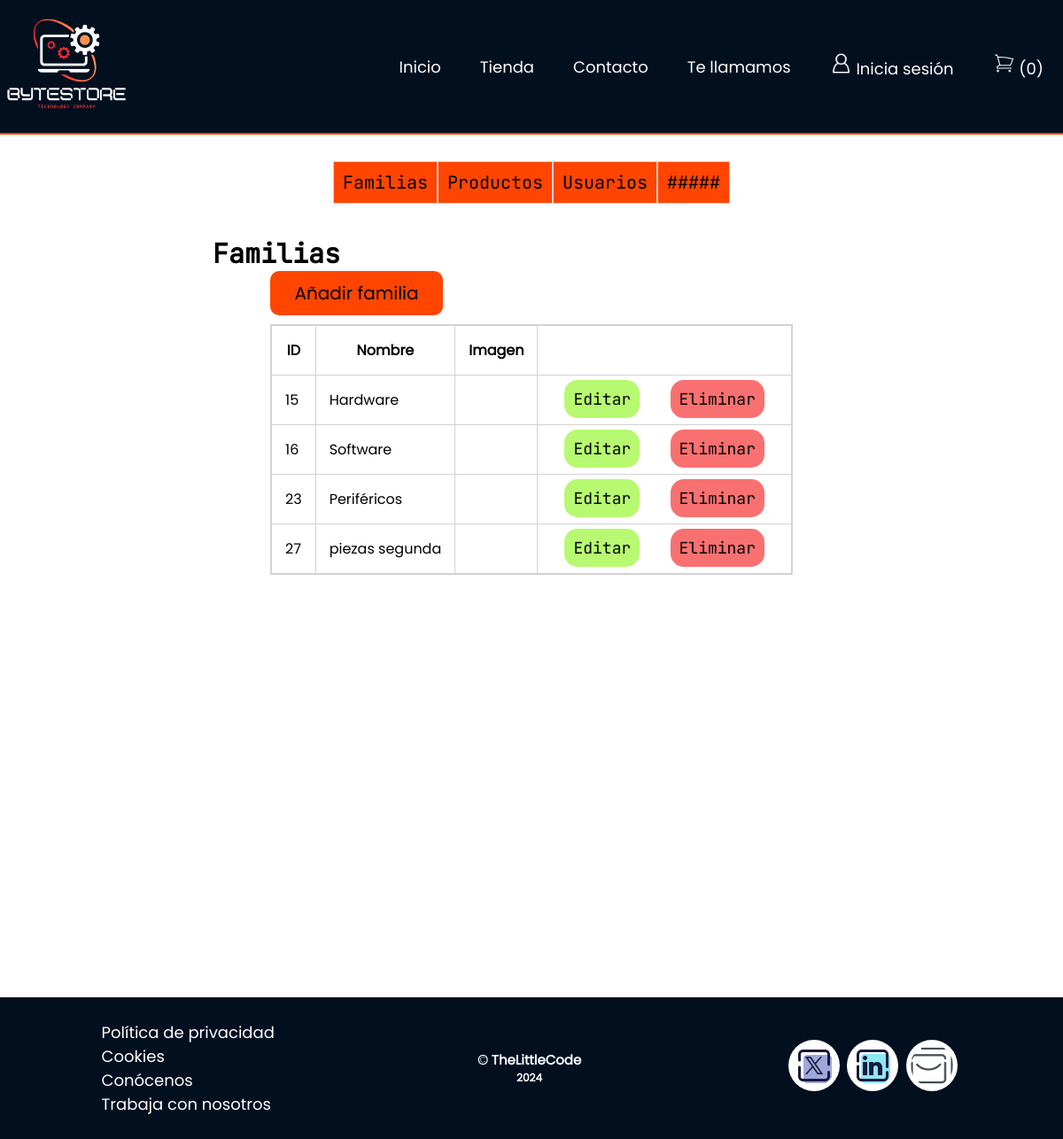
The page /panel_control/familias/index.php on the database as committed earlier.
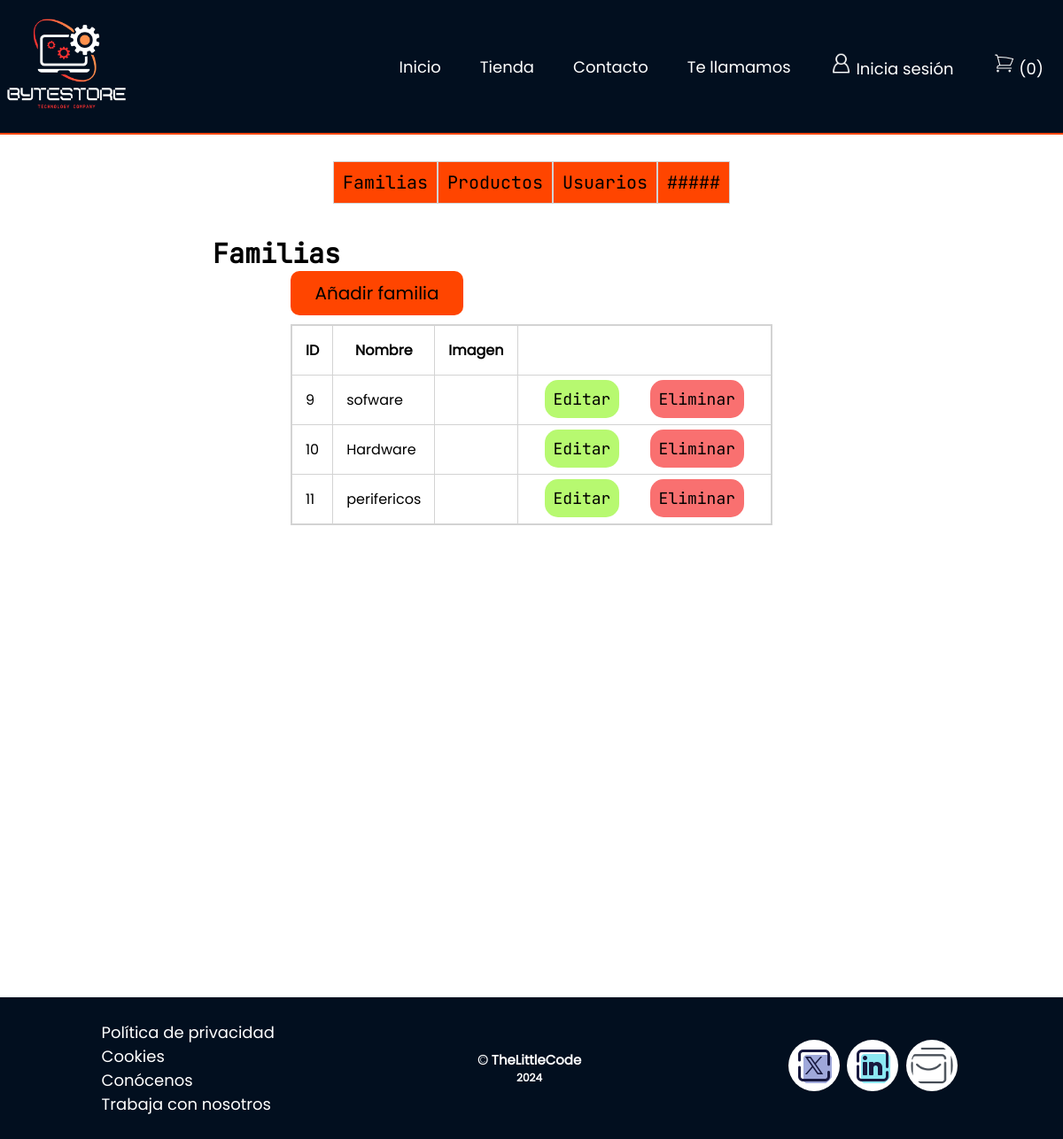
The same page on the database as committed later.
### tables this page shows
CREATE TABLE `familias` (
  `id` int(11) NOT NULL COMMENT 'Primary Key',
  `name` varchar(255) DEFAULT NULL,
  `Imagen` varchar(255) DEFAULT NULL COMMENT 'Imagen'
);

### panel_control/familias/index.php (the view, shortened to what this page needs)
<?php
include ('../../templates/header.php');
include ('../../bd.php');
?>
<?php
$sentencia = $conexion->prepare("SELECT * FROM familias");
$sentencia->execute();
$lista_familias = $sentencia->fetchAll(PDO::FETCH_ASSOC);
?>
<div class="second-menu">
    <div class="second-nav">
        <ul class="second-menu">
            <li><a href="/panel_control/familias/index.php" class="btn-secondMenu">Familias</a></li>
            <li><a href="/panel_control/productos/index.php" class="btn-secondMenu">Productos</a></li>
            <li><a href="/panel_control/usuarios/index.php" class="btn-secondMenu">Usuarios</a></li>
            <li><a href="#" class="btn-secondMenu">#####</a></li>
        </ul>
    </div>
</div>
<h4>Familias</h4>
<section class="main-Tablas">
    <div class="card-table">
        <div class="card-header">
            <a href="crear.php" class="btn-primary">
                Añadir familia
            </a>
        </div>
        <div class="card-body">
            <div class="main-table">
                <table class="table">
                    <thead>
                        <tr>
                            <th>ID</th>
                            <th>Nombre</th>
                            <th>Imagen</th>
                        </tr>
                    </thead>
                    <tbody>
                        <?php
                        foreach ($lista_familias as $registro) {
                            ?>
                            <tr>
                                <td> <?php echo $registro['id']; ?> </td>
                                <td> <?php echo $registro['name']; ?> </td>
                                <td> <?php echo $registro['Imagen']; ?> </td>
                                <td>
                                    <a class="btn-info" href="editar.php?txtID=<?php echo $registro['id']; ?>">Editar</a>
                                    <a class="btn-danger" href="index.php?txtID=<?php echo $registro['id']; ?>">Eliminar</a>
                                </td>
                            </tr>
                        <?php } ?>
                    </tbody>
                </table>
            </div>
        </div>
</section>
<?php
include ('../../templates/footer.php');
?>

### templates/header.php (shortened to what this page needs)
<!DOCTYPE html>
<html lang="es">
<head>
    <link rel="stylesheet" type="text/css" href="/assets/css/index.css">
    <link rel="stylesheet" type="text/css" href="/assets/css/tienda.css">
    <link rel="stylesheet" type="text/css" href="/assets/css/contacto.css">
    <link rel="stylesheet" type="text/css" href="/assets/css/llamar.css">
    <link rel="stylesheet" type="text/css" href="/assets/css/index_Control.css">
    <link rel="stylesheet" type="text/css" href="/assets/css/indexTablas.css">
    <link rel="stylesheet" type="text/css" href="/assets/css/crearTablas.css">
    <link rel="stylesheet" type="text/css" href="/assets/css/carrito.css">
    <link rel="stylesheet" href="text/css" href="/assets/css/switchUsuarios.css">
</head>
<body>
    <header>
        <div class="wrap">
            <div class="logotipo" id="logotipo">
                    <a href="/index.php">
                    <img src="/assets/img/logotipo.png" alt="logotipo">
                </a>
            </div>
            <nav class="nav">
                <ul class="menu">
                    <li>
                        <a href="/index.php">Inicio</a>
                    </li>
                    <li>
                        <a href="/tienda.php">Tienda</a>
                    </li>
                    <li>
                        <a href="/contacto.php">Contacto</a>
                    </li>
                    <li>
                        <a href="/llamar.php">Te llamamos</a>
                    </li>
                    <?php if (isset($_SESSION['user_id'])) { ?>
                        <li>
                            <a href="/login/index.php" id="login">
                                <img class="social-icon" src="/assets/img/user.png" alt="Icono-social">
                            </a>
                        </li>
                    <?php } else { ?>
                        <li>
                            <a href="/login/index.php" id="login">
                                <img class="social-icon" src="/assets/img/user.png" alt="Icono-social">
                                Inicia sesión
                            </a>
                        </li>
                    <?php } ?>
                    <li>
                        <a href="/mostrarCarrito.php">
                            <span>(<?php echo (empty($_SESSION['CARRITO'])) ? 0 : count($_SESSION['CARRITO']); ?>)</span>
                        </a>
                    </li>
                </ul>
            </nav>
        </div>
    </header>

### templates/footer.php
<footer>
    <div class="apart">
        <ul>
            <li><a href="#">Política de privacidad</a></li>
            <li><a href="#">Cookies</a></li>
            <li><a href="#">Conócenos</a></li>
            <li><a href="#">Trabaja con nosotros </a></li>
        </ul>
    </div>
    <div class="credits">
        <h5>&copy; TheLittleCode</h5>
        <h6>2024</h6>
    </div>
    <div class="social-media">
        <ul>
            <li>
                <a href="#"> <img src="assets/img/twitterx.png" alt="Icono-TwitterX"> </a>
            </li>
            <li>
                <a href="#"> <img src="assets/img/linkedin.png" alt="Icono-LinkedIn"> </a>
            </li>
            <li>
                <a href="#"> <img src="assets/img/message.png" alt="Icono-mensaje"> </a>
            </li>
        </ul>
    </div>
</footer>
</body>
</html>

### assets/css/index.css (style rules this page uses)
* { margin: 0px; padding: 0px; font-family: 'Poppins'; }
header { width: 100%; height: 150px; border-bottom: 2px solid orangered; }
.wrap { width: 100%; height: 150px; display: flex; justify-content: space-around; align-items: center; background-color: rgb(2 15 31); }
.logotipo { float: left; }
.logotipo img { width: 150px; }
.nav { transition: max-height .5s ease-out; }
.menu { display: flex; flex-direction: column; align-items: center; transform: translateY(-100%); }
.nav li { display: inline-block; }
.nav li a { color: white; font-size: 18px; padding: 10px 20px 10px 20px; text-decoration: none; }
.social-icon { filter: invert(1); width: 25px; }
.shoppingCart { width: 25px; }
@media screen and (min-width: 770px) { .wrap { display: flex; flex-direction: row; justify-content: space-between; } }
@media screen and (min-width: 770px) { .menu { flex-direction: row; transform: translateY(0); } }
@media screen and (min-width: 770px) { .nav ul li { padding: 0; margin: 0px 2px; } }
footer { width: 100%; height: 160px; display: flex; align-items: center; color: white; background-color: rgb(2 15 31); margin-top: 20px; position: absolute; bottom: 0; justify-content: space-around; }
.apart ul li { list-style: none; }
.apart a { color: white; font-size: 18px; text-decoration: none; }
.credits { color: white; text-align: center; font-family: 'JetBrains'; font-size: 18px; text-decoration: none; }
.social-media { width: 200px; }
.social-media ul { display: flex; align-items: center; justify-content: space-around; list-style: none; }
.social-media ul img { max-width: 48px; max-height: 48px; background-color: white; padding: 5px; border-radius: 50%; }

### assets/css/tienda.css (style rules this page uses)
* { margin: 0px; padding: 0px; }

### assets/css/indexTablas.css (style rules this page uses)
h4 { font-family: 'JetBrains'; font-size: 30px; margin-top: 3%; margin-left: 20%; }
.main-Tablas { display: flex; justify-content: center; position: relative; min-height: 100vh; z-index: 2; }
.second-menu { display: flex; align-items: center; justify-content: center; margin-top: 15px; }
.second-menu li { list-style: none; }
.btn-secondMenu { display: block; padding: 10px; color: black; background-color: orangered; font-family: 'JetBrains'; font-size: 20px; text-decoration: none; list-style: none; border: 1px solid lightgray; }
.btn-primary { max-width: 175px; display: block; border-radius: 10px; padding: 10px; color: black; font-size: 20px; background-color: orangered; text-align: center; text-decoration: none; margin-bottom: 10px; }
.table { border: 2px solid lightgray; border-collapse: collapse; }
.table th, .table td { border: 1px solid lightgray; padding: 15px; }
.btn-info { margin: 15px; padding: 10px; color: black; font-family: 'JetBrains'; font-size: 18px; background-color: rgb(183, 249, 112); border: none; border-radius: 15px; cursor: pointer; text-decoration: none; }
.btn-danger { padding: 10px; color: black; font-family: 'JetBrains'; font-size: 18px; background-color: rgb(255, 179, 0); border: none; border-radius: 15px; cursor: pointer; text-decoration: none; }
footer { position: relative; bottom: 0; }

### assets/css/crearTablas.css (style rules this page uses)
.btn-danger { min-width: 166px; margin: 15px; padding: 10px; color: black; font-family: 'JetBrains'; font-size: 18px; background-color: rgb(249, 112, 112); border: none; border-radius: 15px; cursor: pointer; text-decoration: none; }

Rows that differ between the two databases and show on the page:
removed familias: id "15", name "Hardware"
removed familias: id "16", name "Software"
removed familias: id "23", name "Periféricos"
removed familias: id "27", name "piezas segunda"
added familias: id "9", name "sofware"
added familias: id "10", name "Hardware"
added familias: id "11", name "perifericos"
